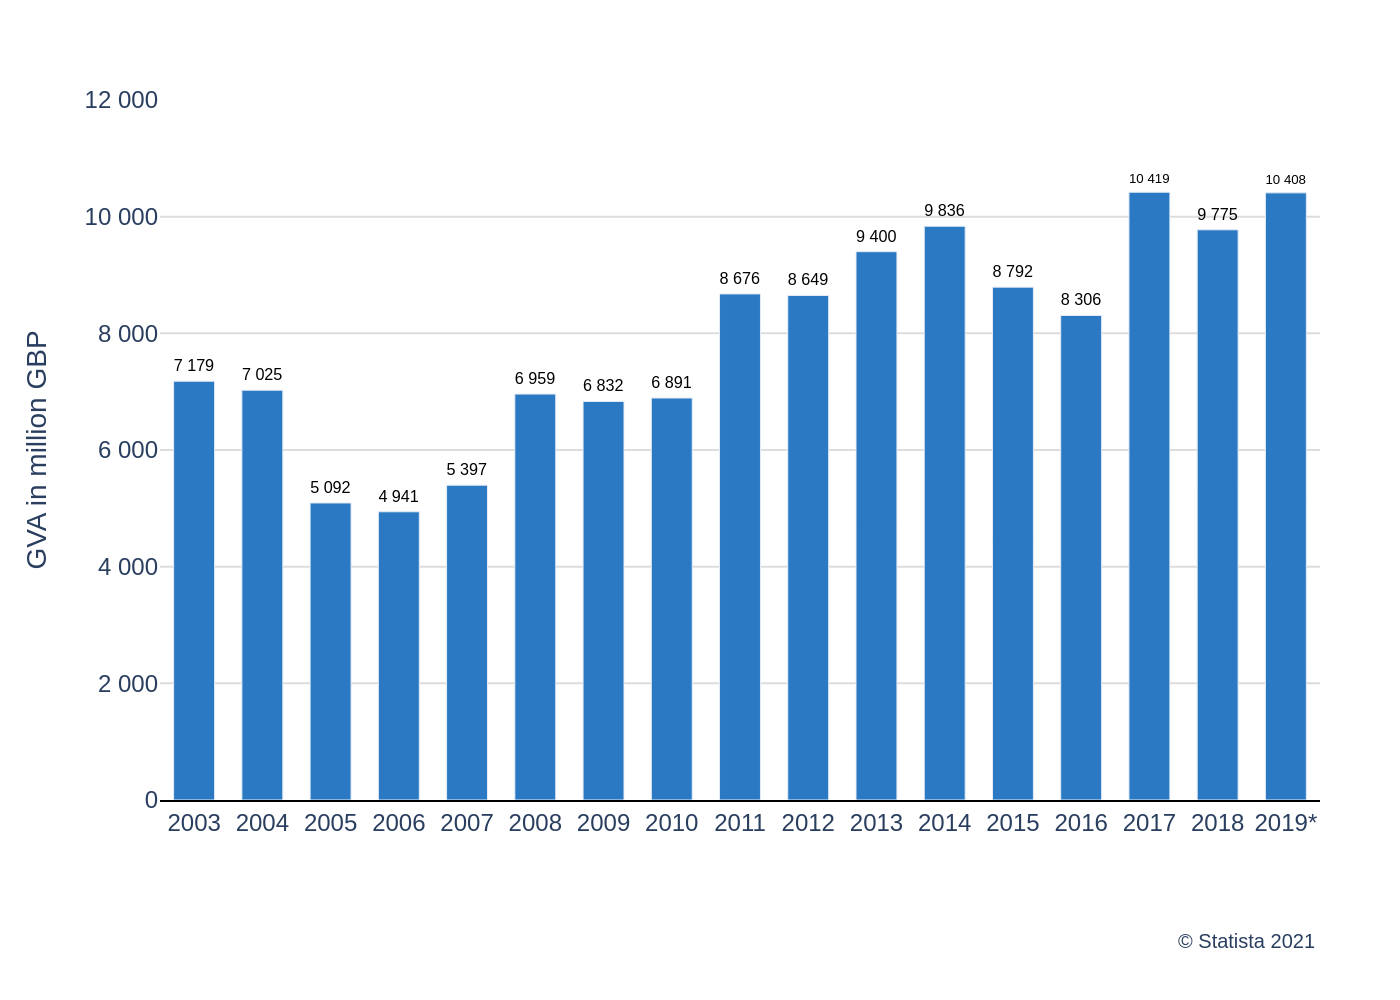

This figure's Python source:
import sys
import json
import os
import plotly.graph_objects as go

if len(sys.argv) != 2:
    print("Usage: python <script_name>.py <json_file_path>")
    sys.exit(1)

json_file_path = sys.argv[1]

if not os.path.exists(json_file_path):
    print(f"Error: File not found at {json_file_path}")
    sys.exit(1)

with open(json_file_path, 'r', encoding='utf-8') as f:
    config = json.load(f)

chart_data = config['chart_data']
texts = config['texts']
colors = config['colors']

categories = [item['category'] for item in chart_data]
values = [item['value'] for item in chart_data]

text_labels = [f'{v:,}'.replace(',', ' ') for v in values]

fig = go.Figure()

fig.add_trace(go.Bar(
    x=categories,
    y=values,
    text=text_labels,
    textposition='outside',
    marker_color=colors[0],
    cliponaxis=False,
    textfont=dict(
        family="Arial",
        size=12,
        color='black'
    )
))

title_text = ""
if texts.get("title"):
    title_text += f"<b>{texts['title']}</b>"
if texts.get("subtitle"):
    title_text += f"<br><sub>{texts['subtitle']}</sub>"

fig.update_layout(
    title_text=title_text if title_text else None,
    title_x=0.05,
    title_font_family="Arial",
    xaxis_title=texts.get("x_axis_title"),
    yaxis_title=texts.get("y_axis_title"),
    font=dict(family="Arial", size=12),
    plot_bgcolor='white',
    paper_bgcolor='white',
    showlegend=False,
    bargap=0.4,
    yaxis=dict(
        range=[0, 12000],
        tickvals=[0, 2000, 4000, 6000, 8000, 10000, 12000],
        ticktext=["0", "2 000", "4 000", "6 000", "8 000", "10 000", "12 000"],
        showgrid=True,
        gridcolor='#dddddd',
        zeroline=False,
        title_standoff=15
    ),
    xaxis=dict(
        showgrid=False,
        linecolor='black'
    ),
    margin=dict(l=80, r=40, t=50, b=100)
)

if texts.get("source"):
    fig.add_annotation(
        text=texts['source'],
        align='right',
        showarrow=False,
        xref='paper',
        yref='paper',
        x=1,
        y=-0.18,
        xanchor='right',
        yanchor='top',
        font=dict(family="Arial", size=10)
    )

base_filename = os.path.splitext(os.path.basename(json_file_path))[0]
output_filename = f"{base_filename}.png"

fig.write_image(output_filename, scale=2)
print(f"Chart saved to {output_filename}")
